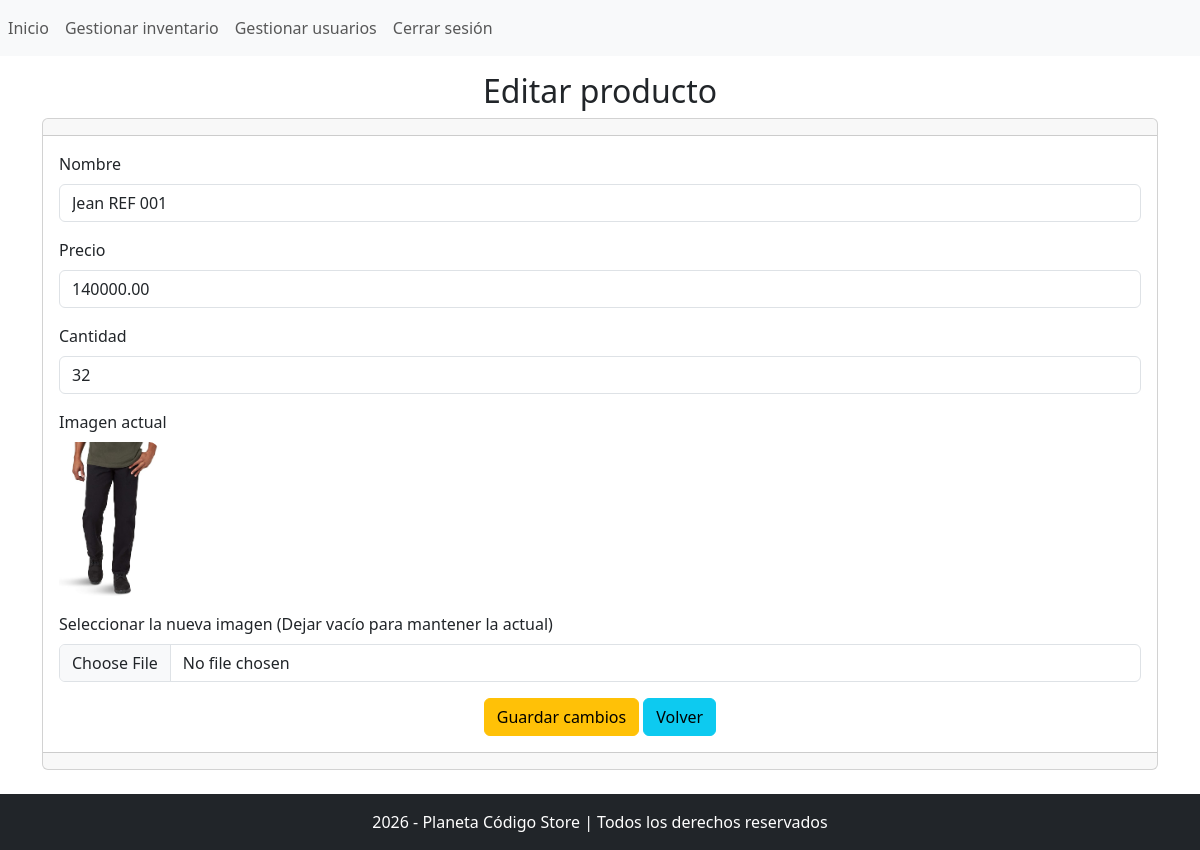
/codigo/admin/editar_productos.php?id=1 (signed in), run on the app's committed database.
### tables this page shows
CREATE TABLE `productos` (
  `id` int(11) NOT NULL,
  `nombre` varchar(100) NOT NULL,
  `precio` decimal(10,2) NOT NULL,
  `stock` int(11) NOT NULL,
  `imagen` varchar(255) NOT NULL
);

### codigo/admin/editar_productos.php (the view, shortened to what this page needs)
<?php
require '../config/db.php';
$id = $_GET['id'];
$stmt = $pdo->prepare("SELECT * FROM `productos` WHERE id = ?");
$stmt->execute([$id]);
$producto = $stmt->fetch();
include '../templates/header.php';
?>
<h2 class="mt-3 text-center">Editar producto</h2>
<div class="card">
    <div class="card-header"></div>
    <div class="card-body">
        <form action="" method="post" enctype="multipart/form-data">
            <div class="mb-3">
                <label for="" class="form-label">Nombre</label>
                <input type="text" class="form-control" name="nombre" id="" aria-describedby="helpId"
                    value="<?php echo $producto['nombre']; ?>" required autocomplete="off" />
            </div>
            <div class="mb-3">
                <label for="" class="form-label">Precio</label>
                <input type="text" class="form-control" name="precio" id="" aria-describedby="helpId"
                    value="<?php echo $producto['precio']; ?>" required autocomplete="off" />
            </div>
            <div class="mb-3">
                <label for="" class="form-label">Cantidad</label>
                <input type="text" class="form-control" name="stock" id="" aria-describedby="helpId"
                    value="<?php echo $producto['stock']; ?>" required autocomplete="off" />
            </div>
            <div class="mb-3">
                <label for="" class="form-label">Imagen actual</label><br>
                <img src="../uploads/<?php echo $producto['imagen']; ?>" alt="" width="100"
                    style="border-radius: 10px;">
            </div>
            <div class="mb-3">
                <label for="" class="form-label">Seleccionar la nueva imagen (Dejar vacío para mantener la
                    actual)</label>
                <input type="file" class="form-control" name="imagen" id="" aria-describedby="helpId" placeholder="" />
            </div>
            <div class="text-center">
                <button type="submit" class="btn btn-warning" name="actualizar">
                    Guardar cambios
                </button>
                <a name="" id="" class="btn btn-info" href="productos.php" role="button">Volver</a>
            </div>
        </form>
    </div>
    <div class="card-footer text-body-secondary"></div>
</div>
<?php
include '../templates/footer.php';
?>

### data on the page
productos: nombre "Jean REF 001", precio "140000.00", stock "32", imagen (picture)
